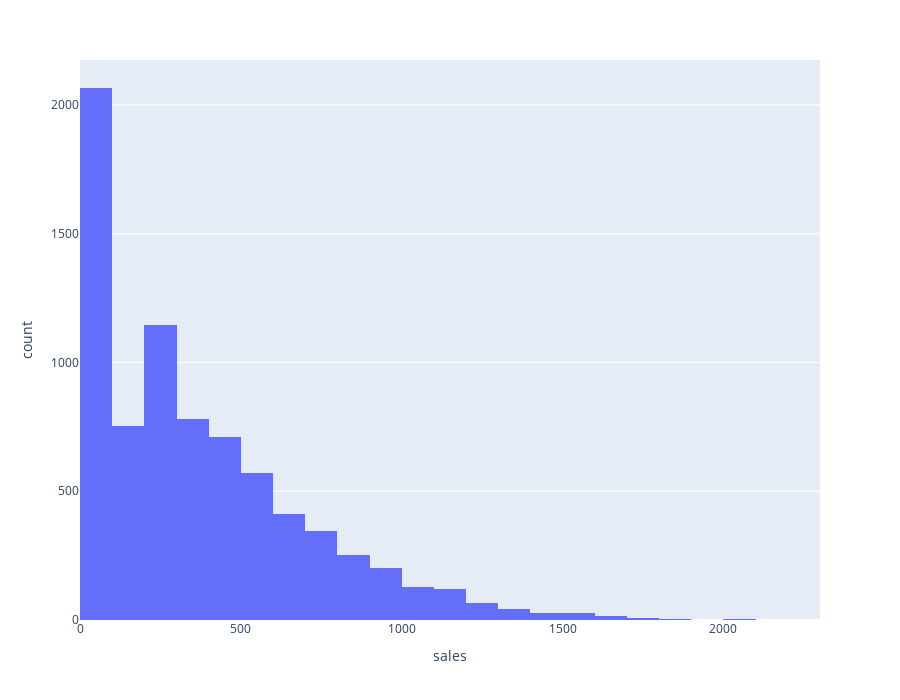

Notebook code for this chart:
### Code cell
px.histogram(df_clean, x='sales', nbins=30, height=700)

### Figure 1 — Plotly figure (JSON) as saved in the notebook; plotly's stock layout.template omitted (floating-point values rounded to 4 significant figures; data arrays with more than 128 entries replaced by an {"elided": "..."} marker saying what was removed)
{"data": [{"alignmentgroup": "True", "bingroup": "x", "hovertemplate": "sales=%{x}<br>count=%{y}<extra></extra>", "legendgroup": "", "marker": {"color": "#636efa", "pattern": {"shape": ""}}, "name": "", "nbinsx": 30, "offsetgroup": "", "orientation": "v", "showlegend": false, "type": "histogram", "x": {"elided": "7679 float values"}, "xaxis": "x", "yaxis": "y"}], "layout": {"barmode": "relative", "height": 700, "legend": {"tracegroupgap": 0}, "margin": {"t": 60}, "xaxis": {"anchor": "y", "domain": [0, 1], "title": {"text": "sales"}}, "yaxis": {"anchor": "x", "domain": [0, 1], "title": {"text": "count"}}}}
